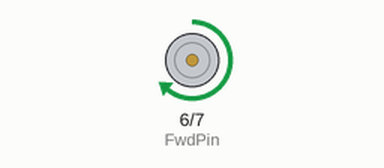
Simulated run of this sketch. Board: Arduino Nano, built with avr-gcc and run on an emulated ATmega328P. Parts: motor-driver pin pairs drawn as motors (green arrow = first pin HIGH = forward, orange = second pin HIGH = backward, longer = more drive).

Above: at 1.5 s.
At 4.5 s:
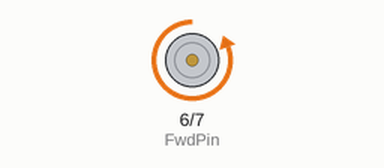
Timing chart, 0 to 7.9 s (numbered marks = the images above):
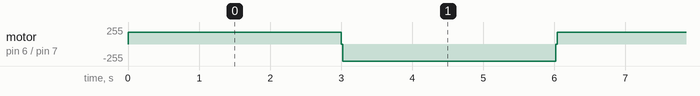

Measured:
- by itself, motor on pin 6 (FwdPin) / pin 7 (BwdPin): repeats every 6.0 s: stopped 0.02 s, backward 255/255 3.0 s, stopped 0.02 s, forward 180/255 3.0 s

The sketch:

Puente_H.ino
```cpp
//MX1508_ControllerSimplev0.ino

/*
This is a quick Demo sketch for control of a low voltage
brushed DC motor using the MX1508 breakout board.

We will only control one motor but drive it forward and reverse.
To keep it simple(ish), no input from the user is used.

Motor maximum voltage is 3V

Pin connections (Arduino Nano):
D9  To Motor Controller Port IN2
D10 To Motor Controller Port IN1
*/

const int FwdPin = 6; //Forward Motor Pin
const int BwdPin = 7;  //Backward Motor Pin

long ActTime = 3000; // The time for a particular part of the cycle.

int MaxSpd = 180; //Top speed (0-255)

boolean DirFlag = true; //Flag for direction

void setup()
{
  pinMode(FwdPin, OUTPUT);
  pinMode(BwdPin, OUTPUT);
}

void loop()
{
  if(DirFlag)
  {
    analogWrite(FwdPin,MaxSpd);  //Send instructions to Forward motor pin
    delay(ActTime);
    analogWrite(FwdPin,0);
    DirFlag =! DirFlag; //Toggle Direction flag
    delay(20);
  }
  else
  {
    analogWrite(BwdPin,MaxSpd);  //Send instructions to Backward motor pin
    delay(ActTime);
    analogWrite(BwdPin,0);
    DirFlag =! DirFlag; //Toggle Direction flag
    delay(20);
  }
}
```
